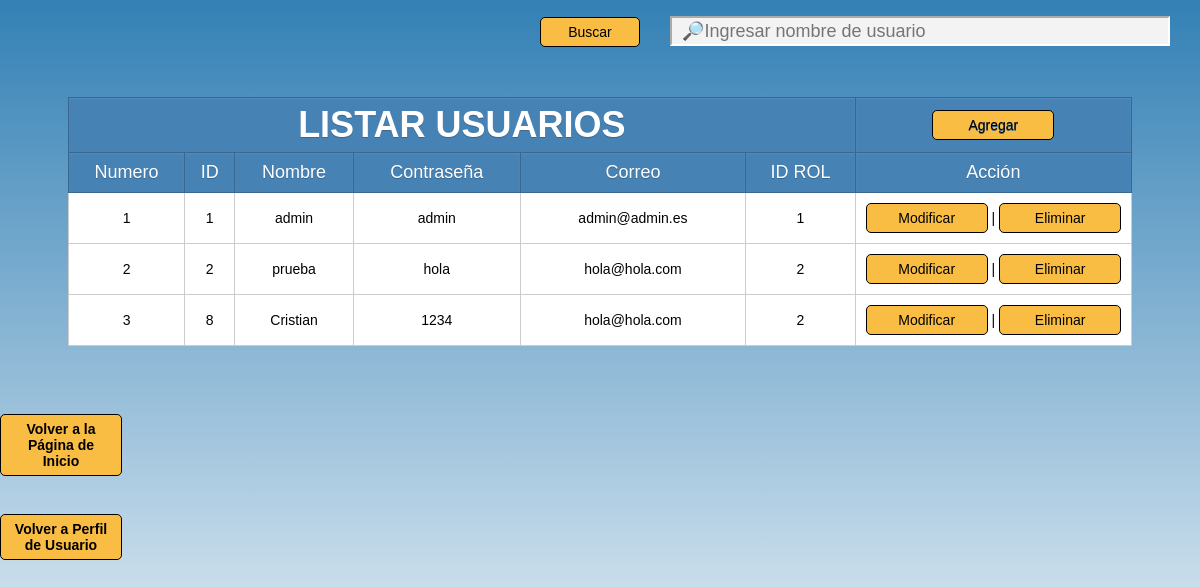
The app's page /usuarios/admin/editarusuarios/panelusuarios.php (signed in) with its own data.
### tables this page shows
CREATE TABLE `usuario` (
  `id_usuario` int(10) NOT NULL,
  `nombre_usuario` varchar(50) NOT NULL,
  `contraseña` varchar(16) NOT NULL,
  `email` varchar(100) NOT NULL,
  `id_rol` int(10) NOT NULL
);

### usuarios/admin/editarusuarios/panelusuarios.php (the view, shortened to what this page needs)
<?php
include_once("../../../php/conexion.php");
?>
<html>
<head>
		<link rel="stylesheet" href="../../../css/estilospanelusuario.css">
</head>
<body>
    <table>
			<div id="barrabuscar">
		<form method="POST">
		<input type="submit" value="Buscar" name="btnbuscar"><input type="text" name="txtbuscar" id="cajabuscar" placeholder="&#128270;Ingresar nombre de usuario">
		</form>
		</div>
			<tr><th colspan="6"><h1>LISTAR USUARIOS</h1></th><th><a style="font-weight: normal; font-size: 14px;" onclick="abrirform()">Agregar</a></th></tr>
			<tr>
		    <th>Numero</th>
			<th>ID</th>
            <th>Nombre</th>
            <th>Contraseña</th>
            <th>Correo</th>
            <th>ID ROL</th>
            <th>Acción</th>
			</tr>
        <?php
if(isset($_POST['btnbuscar']))
{
$buscar = $_POST['txtbuscar'];
$queryusuarios = mysqli_query($conn, "SELECT id_usuario,nombre_usuario,contraseña,email,id_rol FROM usuario where nombre_usuario like '".$buscar."%'");
}
else
{
$queryusuarios = mysqli_query($conn, "SELECT * FROM usuario ORDER BY id_usuario asc");
}
		$numerofila = 0;
        while($mostrar = mysqli_fetch_array($queryusuarios))
		{    $numerofila++;
            echo "<tr>";
			echo "<td>".$numerofila."</td>";
            echo "<td>".$mostrar['id_usuario']."</td>";
            echo "<td>".$mostrar['nombre_usuario']."</td>";
            echo "<td>".$mostrar['contraseña']."</td>";
			echo "<td>".$mostrar['email']."</td>";
			echo "<td>".$mostrar['id_rol']."</td>";
            echo "<td style='width:26%'><a href=\"./controlusuarios/editar.php?id_usuario=$mostrar[id_usuario]\">Modificar</a> | <a href=\"./controlusuarios/eliminar.php?id_usuario=$mostrar[id_usuario]\" onClick=\"return confirm('¿Estás seguro de eliminar a $mostrar[nombre_usuario]?')\">Eliminar</a></td>";
}
        ?>
    </table>
<h3><a href="../../../index.php">Volver a la Página de Inicio</a></h3>
<h3><a href="../../admin/administrador.php">Volver a Perfil de Usuario</a></h3>
</body>
</html>

### css/estilospanelusuario.css (style rules this page uses)
body { background: linear-gradient(to bottom, #3380B5, white); font-family: sans-serif; margin: 0; padding: 0; height: 100%; width: 100%; display: flex; flex-direction: column; }
table { text-align: center; max-width: 98%; border-collapse: collapse; border: 1px solid black; margin: 50px auto; background: white; }
th { background: steelblue; height: 40px; font-weight: lighter; text-shadow: 0 1px 0 #38678f; color: white; border: 1px solid #38678f; box-shadow: inset 0px 1px 2px #568ebd; transition: all 0.2s; font-size: 18px; }
tr { border-bottom: 1px solid #cccccc; width: 100%; }
td { border: 1px solid #cccccc; padding: 10px; transition: all 0.2s; font-size: 14px; }
a, input[type="submit"], button { font-size: 14px; text-align: center; width: 100px; display: inline-block; background-color: #FABD44; padding: 6px 10px; border-radius: 5px; text-decoration: none; color: black; border: 1px solid black; cursor: pointer; }
h1 { font-family: sans-serif; margin: 5px; }
#barrabuscar { color: white; text-align: right; }
#cajabuscar { width: 500px; height: 30px; font-size: 18px; background-color: #f3f3f3; border-color: white; padding-left: 10px; margin: 0px 30px; }

### records on screen
usuario: id_usuario "1", nombre_usuario "admin", contraseña "admin", email "admin@admin.es", id_rol "1"
usuario: id_usuario "2", nombre_usuario "prueba", contraseña "hola", email "hola@hola.com", id_rol "2"
usuario: id_usuario "8", nombre_usuario "Cristian", contraseña "1234", email "hola@hola.com", id_rol "2"
